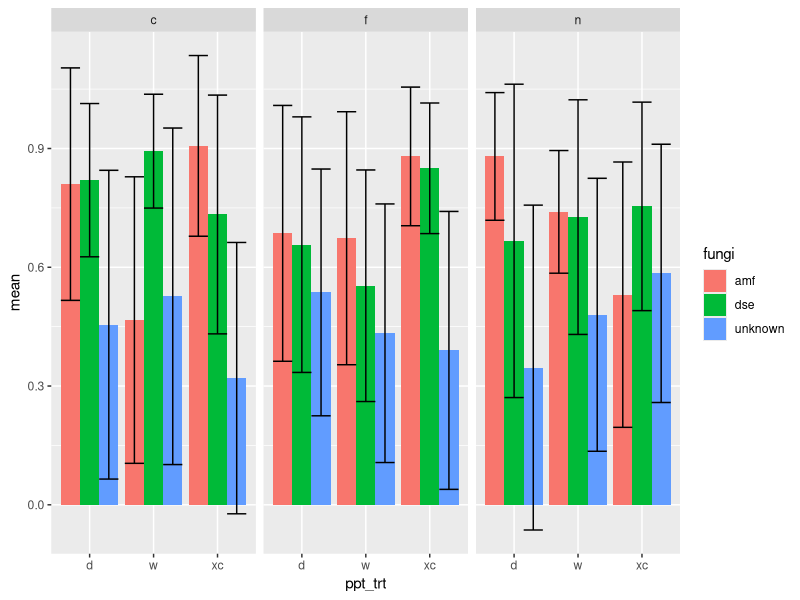

Source code (R):
library(tidyverse) 
library(ggplot2) #for plots
library(nlme)#for mixed effect models to test effects of treatments

# Import csv file, call it data
setwd("C:/Users/Owner/Desktop")
data<-read.csv("compost.fungi.csv",header=T)
str(data)
levels(data$ppt_trt)#check levels of precipitation treatment factor
levels(data$nut_trt)#check levels of nutrient treatment factor
levels(data$fungi)#check levels of fungi
data$block <- as.factor(data$block)
data$root <- as.factor(data$root)
data$rep <- as.factor(data$rep)

#colonization of amf by ppt, nut,root, and block
colonization <- data %>% group_by(block, ppt_trt, nut_trt, root, fungi) %>% filter(count != "NA") %>%
  summarize(percent=sum(count)/length(count))

#mean and standard deviation
col.plot.1 <- colonization %>% group_by(ppt_trt, nut_trt, fungi) %>%
  summarize(mean=mean(percent), stdev=sd(percent))

#make a graph!
ggplot(col.plot.1, aes(x=ppt_trt, y=mean, fill=fungi)) +
  facet_wrap(~nut_trt) +
  geom_bar(stat = "identity", position="dodge") +
  geom_errorbar(aes(ymin=mean-stdev, ymax=mean+stdev), position=position_dodge(0.9))
